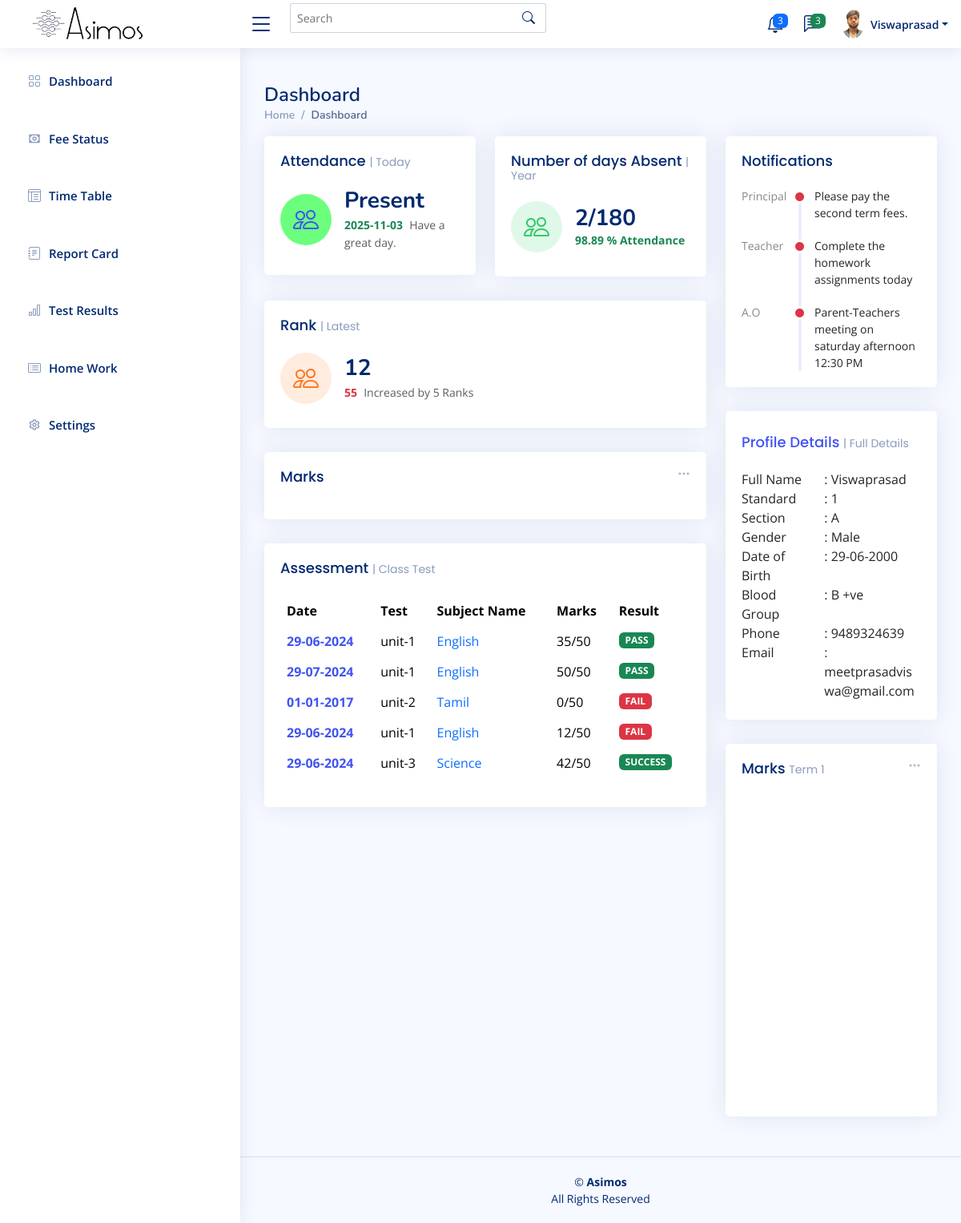
/studentDashboard.php (signed in), run on the app's committed database.
### tables this page shows
CREATE TABLE `student_info` (
  `id` int(10) NOT NULL,
  `name` varchar(20) NOT NULL,
  `age` int(2) NOT NULL,
  `standard` int(2) NOT NULL,
  `section` varchar(2) NOT NULL,
  `gender` varchar(10) NOT NULL,
  `dateOfBirth` varchar(20) NOT NULL,
  `address` varchar(100) NOT NULL,
  `bloodGroup` varchar(5) NOT NULL,
  `phone` varchar(15) NOT NULL,
  `emailID` varchar(25) NOT NULL,
  `fatherName` varchar(20) NOT NULL,
  `fatherOccupation` varchar(20) NOT NULL,
  `fatherPhone` varchar(15) NOT NULL,
  `fatherAnnualIncome` varchar(15) NOT NULL,
  `motherName` varchar(20) NOT NULL,
  `motherOccupation` varchar(20) NOT NULL,
  `motherPhone` varchar(15) NOT NULL,
  `motherAnnualIncome` varchar(15) NOT NULL,
  `community` varchar(20) NOT NULL,
  `identificationMark` varchar(50) NOT NULL,
  `comments` varchar(50) NOT NULL,
  `previousEducation` varchar(50) NOT NULL,
  `coCurricularActivity` varchar(50) NOT NULL,
  `locOfProfilePic` varchar(100) NOT NULL
);

### studentDashboard.php (the view, shortened to what this page needs)
<?php
if($_SESSION["access"] !=null && $_SESSION["name"]!=null && $_SESSION["id"]!=null && $_SESSION["access"]==0) {
  $username = $_SESSION["name"];
  $id = $_SESSION["id"];
  $servername = "localhost";
  $username_db = "root";
  $password_db = "";
  $dbname = "asimos";
  $row = "";
  $conn = new mysqli($servername, $username_db, $password_db, $dbname);
  $sql = "SELECT * FROM student_info WHERE name='$username' AND id='$id'";
  $result = $conn->query($sql);
  if ($result->num_rows > 0) {
      $row = $result->fetch_assoc();
  } else {
      echo "No results found.";
  }
  $notificationSql = "SELECT * FROM notification WHERE id='$id'";
  $notification = $conn->query($notificationSql);
  if($notification->num_rows > 0) {
    while ($nrow = $notification->fetch_assoc()) {
      $ntnrow[] = $nrow['notification'];
      $ntnFrm[] = $nrow['sentBy'];
    }
  } else {
    $ntnrow[] = "No Notification";
  }
  $notification = array_combine($ntnFrm , $ntnrow);
  $date = date("Y-m-d");
  $attendanceTodaySql = "SELECT status FROM attendance WHERE name='$username' AND id='$id' AND date= '$date'";
  $attendanceTodayResult1 = $conn->query($attendanceTodaySql);
  $attendanceTodayResult = $attendanceTodayResult1->fetch_assoc();
  if ($attendanceTodayResult < 0 || $attendanceTodayResult==0) {
    $attendanceTodayResult['status'] = "1";
  }
  $attendanceCountSql = "SELECT count(*) as count FROM attendance WHERE name='$username' AND id='$id' AND status='0'";
  $resultSql1 = $conn->query($attendanceCountSql);
  $attendanceCount = $resultSql1->fetch_assoc();
    echo $id;
    $assessment = "SELECT * FROM assessments WHERE id='$id'";
    $assessment1 = $conn->query($assessment);
    if($assessment1->num_rows > 0) {
      while ($ass1 = $assessment1->fetch_assoc()) {
        $assess0[] = $ass1['date'];
        $assess1[] = $ass1['test'];
        $assess2[] = $ass1['subjectName'];
        $assess3[] = $ass1['marks'];
        $assess4[] = $ass1['Result'];
      }
    } else {
      $assess[0] = "No Marks Data Available.";
    }
?>
<!DOCTYPE html>
<html lang="en">
<head>
  <link href="assets/vendor/bootstrap/css/bootstrap.min.css" rel="stylesheet">
  <link href="assets/vendor/bootstrap-icons/bootstrap-icons.css" rel="stylesheet">
  <link href="assets/vendor/boxicons/css/boxicons.min.css" rel="stylesheet">
  <link href="assets/vendor/quill/quill.snow.css" rel="stylesheet">
  <link href="assets/vendor/quill/quill.bubble.css" rel="stylesheet">
  <link href="assets/vendor/remixicon/remixicon.css" rel="stylesheet">
  <link href="assets/vendor/simple-datatables/style.css" rel="stylesheet">
  <link href="assets/css/style.css" rel="stylesheet">
</head>
<body>
  <header id="header" class="header fixed-top d-flex align-items-center">
    <div class="d-flex align-items-center justify-content-between">
      <a href="index.html" class="logo d-flex align-items-center">
        <img src="assets/img/logo.png" alt="">
      </a>
      <i class="bi bi-list toggle-sidebar-btn"></i>
    </div>
    <div class="search-bar">
      <form class="search-form d-flex align-items-center" method="POST" action="#">
        <input type="text" name="query" placeholder="Search" title="Enter search keyword">
        <button type="submit" title="Search"><i class="bi bi-search"></i></button>
      </form>
    </div>
    <nav class="header-nav ms-auto">
      <ul class="d-flex align-items-center">
        <li class="nav-item dropdown">
          <a class="nav-link nav-icon" href="#" data-bs-toggle="dropdown">
            <span class="badge bg-primary badge-number"><?php echo count($notification) ?></span>
          </a>
        </li>
        <li class="nav-item dropdown">
          <a class="nav-link nav-icon" href="#" data-bs-toggle="dropdown">
            <span class="badge bg-success badge-number">3</span>
          </a>
        </li>
        <li class="nav-item dropdown pe-3">
          <a class="nav-link nav-profile d-flex align-items-center pe-0" href="#" data-bs-toggle="dropdown">
           <img src= <?php echo $row['locOfProfilePic']; ?> alt="Profile" class="rounded-circle">
            <span class="d-none d-md-block dropdown-toggle ps-2"><?php echo $username; ?></span>
          </a>
        </li>
      </ul>
    </nav>
  </header>
  <aside id="sidebar" class="sidebar">
    <ul class="sidebar-nav" id="sidebar-nav">
      <li class="nav-item">
        <a class="nav-link collapsed" data-bs-target="#dash-nav" data-bs-toggle="collapse" href="#">
          <i class="bi bi-grid"></i>
          <span>Dashboard</span>
        </a>
      </li>
      <br>
       <li class="nav-item">
        <a href="FeeDetails.php" class="nav-link collapsed" data-bs-target="#dash-nav">
         <i class="bx bx-money"></i>
           <span>Fee Status</span>
        </a>
       </li>
       <br>
       <li class="nav-item">
         <a href="TimeTable.php" class="nav-link collapsed" data-bs-target="#dash-nav">
            <i class="bi bi-layout-text-window-reverse"></i>
              <span>Time Table</span>
         </a>
       </li>
       <br>
       <li class="nav-item">
         <a class="nav-link collapsed" data-bs-target="#dash-nav" data-bs-toggle="collapse" href="#">
           <i class="bi bi-journal-text"></i>
           <span>Report Card</span>
         </a>
       </li>
       <br>
      <li class="nav-item">
        <a class="nav-link collapsed" data-bs-target="#dash-nav" data-bs-toggle="collapse" href="#">
          <i class="bi bi-bar-chart"></i>
          <span>Test Results</span>
        </a>
      </li>
      <br>
        <li class="nav-item">
          <a class="nav-link collapsed" data-bs-target="#dash-nav" data-bs-toggle="collapse" href="#">
            <i class="bi bi-card-list"></i>
            <span>Home Work</span>
          </a>
        </li>
        <br>
        <li class="nav-item">
          <a class="nav-link collapsed" data-bs-target="#dash-nav" data-bs-toggle="collapse" href="#">
            <i class="bx bx-cog"></i>
            <span>Settings</span>
          </a>
        </li>
    </ul>
  </aside>
  <main id="main" class="main">
    <div class="pagetitle">
      <h1>Dashboard</h1>
      <nav>
        <ol class="breadcrumb">
          <li class="breadcrumb-item"><a href="index.html">Home</a></li>
          <li class="breadcrumb-item active">Dashboard</li>
        </ol>
      </nav>
    </div>
    <section class="section dashboard">
      <div class="row">
        <div class="col-lg-8">
          <div class="row">
            <div class="col-xxl-4 col-md-6">
              <div class="card info-card sales-card">
                <div class="card-body">
                  <h5 class="card-title">Attendance <span>| Today </span></h5>
                  <div class="d-flex align-items-center">
                    <?php
                      if($attendanceTodayResult['status']!=0) {  ?>
                        <div class="card-icon rounded-circle d-flex align-items-center justify-content-center" style="background:#6bff7d;">
                        <i class="bi bi-people"></i>
                    </div>
                    <div class="ps-3">
                      <h6>Present</h6>
                      <span class="text-success small pt-1 fw-bold"><?php echo date("Y-m-d"); ?></span> <span class="text-muted small pt-2 ps-1">Have a great day.</span>
                      <?php }
                    ?>
                    </div>
                  </div>
                </div>
              </div>
            </div>
            <div class="col-xxl-4 col-md-6">
              <div class="card info-card revenue-card">
                <div class="card-body">
                  <h5 class="card-title">Number of days Absent <span>| Year</span></h5>
                  <div class="d-flex align-items-center">
                    <div class="card-icon rounded-circle d-flex align-items-center justify-content-center">
                      <i class="bi bi-people"></i>
                    </div>
                    <div class="ps-3">
                      <h6><?php echo $attendanceCount['count']; echo "/"; echo "180";?></h6>
                      <span class="text-success small pt-1 fw-bold"><?php echo number_format(100-($attendanceCount['count']/180)*100, 2) . " % Attendance";?></span> <span class="text-muted small pt-2 ps-1"></span>
                    </div>
                  </div>
                </div>
              </div>
            </div>
            <div class="col-xxl-4 col-xl-12">
              <div class="card info-card customers-card">
                <div class="card-body">
                  <h5 class="card-title">Rank <span>| Latest</span></h5>
                  <div class="d-flex align-items-center">
                    <div class="card-icon rounded-circle d-flex align-items-center justify-content-center">
                      <i class="bi bi-people"></i>
                    </div>
                    <div class="ps-3">
                      <h6>12</h6>
                      <span class="text-danger small pt-1 fw-bold">55</span> <span class="text-muted small pt-2 ps-1">Increased by 5 Ranks</span>
                    </div>
                  </div>
                </div>
              </div>
            </div>
            <div class="col-12">
              <div class="card">
                <div class="filter">
                  <a class="icon" href="#" data-bs-toggle="dropdown"><i class="bi bi-three-dots"></i></a>
                </div>
                <div class="card-body">
                  <h5 class="card-title">Marks <span></span></h5>
                </div>
              </div>
            </div>
            <div class="col-12">
              <div class="card recent-sales overflow-auto">
                <div class="card-body">
                  <h5 class="card-title">Assessment <span>| Class Test</span></h5>
                  <table class="table table-borderless datatable">
                    <thead>
                      <tr>
                        <th scope="col">Date</th>
                        <th scope="col">Test</th>
                        <th scope="col">Subject Name</th>
                        <th scope="col">Marks</th>
                        <th scope="col">Result</th>
                      </tr>
                    </thead>
                    <tbody>
                        <?php
                          for($i = 0; $i < count($assess0); $i++) { ?>
                          <tr>
                            <th scope="row"><a href="#"><?php echo $assess0[$i]; ?></a></th>
                            <td><?php echo $assess1[$i]; ?></td>
                            <td><a href="#" class="text-primary"><?php echo $assess2[$i]; ?></a></td>
                            <td><?php echo $assess3[$i]; ?></td>
                            <?php
                                if($assess4[$i] == "FAIL") {
                            ?>
                                <td><span class="badge bg-danger"><?php echo $assess4[$i]; ?></span></td>
                                <?php } else { ?>
                                <td><span class="badge bg-success"><?php echo $assess4[$i]; ?></span></td>
                                <?php } ?>
                          </tr>
                        <?php }?>
                    </tbody>
                  </table>
                </div>
              </div>
            </div>
          </div>
        </div>
        <div class="col-lg-4">
          <div class="card">
            <div class="card-body">
              <h5 class="card-title">Notifications <span></span></h5>
              <div class="activity">
                <?php
                  foreach ($notification as $key => $value) {?>
                  <div class="activity-item d-flex">
                  <div class="activite-label">
                        <?php echo $key; ?>
                  </div>
                  <i class='bi bi-circle-fill activity-badge text-danger align-self-start'></i>
                    <div class="activity-content">
                          <?php
                            echo $value; "<br>";
                          ?>
                    </div>
                </div>
                <?php
                }
                ?>
              </div>
            </div>
          </div>
            <div class = "card">
              <div class="tab-content pt-2">
                <div class="card-body pb-0">
                  <a href = "users-profile.php"><h5 class="card-title">Profile Details <span>| Full Details</span></a></h5>
                  <div class="tab-pane fade show active profile-overview" id="profile-overview">
                    <div class="row">
                      <div class="col-lg-5 col-md-3">Full Name</div>
                      <div class="col-lg-7 col-md-3">: <?php echo $username; ?></div>
                    </div>
                    <div class="row">
                      <div class="col-lg-5 col-md-3">Standard</div>
                      <div class="col-lg-7 col-md-3">: <?php echo $row['standard']; ?></div>
                    </div>
                    <div class="row">
                      <div class="col-lg-5 col-md-3">Section</div>
                      <div class="col-lg-7 col-md-3">: <?php echo $row['section']; ?></div>
                    </div>
                    <div class="row">
                      <div class="col-lg-5 col-md-3">Gender</div>
                      <div class="col-lg-7 col-md-3">: <?php echo $row['gender']; ?></div>
                    </div>
                    <div class="row">
                      <div class="col-lg-5 col-md-3">Date of Birth</div>
                      <div class="col-lg-7 col-md-3">: <?php echo $row['dateOfBirth']; ?></div>
                    </div>
                    <div class="row">
                      <div class="col-lg-5 col-md-3">Blood Group</div>
                      <div class="col-lg-7 col-md-3">: <?php echo $row['bloodGroup']; ?></div>
                    </div>
                    <div class="row">
                      <div class="col-lg-5 col-md-3">Phone</div>
                      <div class="col-lg-7 col-md-3">: <?php echo $row['fatherPhone']; ?></div>
                    </div>
                    <div class="row">
                      <div class="col-lg-5 col-md-3">Email</div>
                      <div class="col-lg-7 col-md-3">: <?php echo $row['emailID']; ?></div>
                    </div>
                    <br>
                  </div>
                </div>
              </div>
            </div>
          <div class="card">
            <div class="filter">
              <a class="icon" href="#" data-bs-toggle="dropdown"><i class="bi bi-three-dots"></i></a>
            </div>
            <?php
              $selectedTerm = $_SESSION['selected_term'] ?? 'Term 1';
            ?>
            <div class="card-body pb-0">
              <h5 class="card-title">Marks <span id="selectedTerm"> <?php echo htmlspecialchars($selectedTerm); ?> </span></h5>
              <div id="trafficChart" style="min-height: 400px;" class="echart"></div>
            </div>
          </div>
            </div>
          </div>
    </section>
  </main>
  <footer id="footer" class="footer">
    <div class="copyright">
      &copy; <strong><span>Asimos</span></strong><bR>All Rights Reserved
    </div>
  </footer>
</body>
</html>
<?php
      }
      else
      {
        header("Location: error-404.html");
      }
?>

### data on the page
student_info: locOfProfilePic (picture), standard "1", section "A", gender "Male", dateOfBirth "29-06-2000", bloodGroup "B +ve", fatherPhone "9489324639", emailID "meetprasadviswa@gmail.com"

### other printed values
$id "2017115611"
count($notification) "3"
$username "Viswaprasad"
$attendanceCount['count'] "2"
100-($attendanceCount['count']/180)*100 "98.89"
$assess0[$i] "29-06-2024"
$assess1[$i] "unit-1"
$assess2[$i] "English"
$assess3[$i] "35/50"
$assess4[$i] "PASS"
$assess0[$i] "29-07-2024"
$assess3[$i] "50/50"
$assess0[$i] "01-01-2017"
$assess1[$i] "unit-2"
$assess2[$i] "Tamil"
